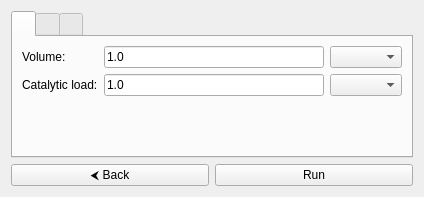
<?xml version="1.0" encoding="UTF-8"?>
<ui version="4.0">
    <class>BatchInputPage</class>
        <widget class="QWidget" name="BatchInputPage">
            <layout class="QVBoxLayout" name="verticalLevel1Layout">
                <item>
                    <widget class="QTabWidget" name="tabWidget">
                        <!-- Tab 1 -->
                        <widget class="QWidget" name="optionsTab">
                            <layout class="QGridLayout" name="optionsLayout">
                                <!-- Row 0-->
                                <item row="0" column="0">
                                    <widget class="QLabel" name="volumeLabel">
                                        <property name="text">
                                            <string>Volume:</string>
                                        </property>
                                    </widget>
                                </item>
                                <item row="0" column="1">
                                    <widget class="QLineEdit" name="volumeEditLine">
                                        <property name="text">
                                            <string>1.0</string>
                                        </property>
                                    </widget>
                                </item>
                                <item row="0" column="2">
                                    <widget class="QComboBox" name="volumeComboBox">
                                    </widget>
                                </item>

                                <!-- Row 1-->
                                <item row="1" column="0">
                                    <widget class="QLabel" name="alfaLabel">
                                        <property name="text">
                                            <string>Catalytic load:</string>
                                        </property>
                                    </widget>
                                </item>
                                <item row="1" column="1">
                                    <widget class="QLineEdit" name="alfaEditLine">
                                        <property name="text">
                                            <string>1.0</string>
                                        </property>
                                    </widget>
                                </item>
                                <item row="1" column="2">
                                    <widget class="QComboBox" name="alfaComboBox">
                                    </widget>
                                </item>

                                <!-- Row 2-->
                                <item row="2" column="0" colspan="3">
                                    <widget class="QLabel" name="dummyLabel">
                                        <property name="text">
                                            <string> </string>
                                        </property>
                                    </widget>
                                </item>

                                <!-- Row 3-->
                                <item row="3" column="0" colspan="3">
                                    <widget class="QLabel" name="dummyLabel">
                                        <property name="text">
                                            <string> </string>
                                        </property>
                                    </widget>
                                </item>

                            </layout>
                        </widget>
                        <!-- Tab 2 -->
                        <widget class="QWidget" name="propertiesTab">
                            <layout class="QGridLayout" name="propertiesLayout">
                                <!-- Row 0 -->
                                <item row="0" column="0" colspan="3">
                                    <widget class="QPushButton" name="udkButton">
                                        <property name="text">
                                            <string>Load ASALI udk</string>
                                        </property>
                                        <property name="toolTip">
                                            <string>Load ASALI user defined kinetic model</string>
                                        </property>
                                    </widget>
                                </item>

                                <!-- Row 1-->
                                <item row="1" column="0">
                                    <widget class="QLabel" name="energyLabel">
                                        <property name="text">
                                            <string>Energy balance</string>
                                        </property>
                                    </widget>
                                </item>
                                <item row="1" column="1" colspan="2">
                                    <widget class="QCheckBox" name="energyCheckBox">
                                        <property name="toolTip">
                                            <string>Enable/Disable energy balance</string>
                                        </property>
                                    </widget>
                                </item>

                                <!-- Row 2-->
                                <item row="2" column="0">
                                    <widget class="QLabel" name="tmaxLabel">
                                        <property name="text">
                                            <string>Integration time:</string>
                                        </property>
                                    </widget>
                                </item>
                                <item row="2" column="1">
                                    <widget class="QLineEdit" name="tmaxEditLine">
                                        <property name="text">
                                            <string>1.0</string>
                                        </property>
                                    </widget>
                                </item>
                                <item row="2" column="2">
                                    <widget class="QComboBox" name="tmaxComboBox">
                                    </widget>
                                </item>

                                <!-- Row 3-->
                                <item row="3" column="0">
                                    <widget class="QLabel" name="tstepLabel">
                                        <property name="text">
                                            <string>Integration time step:</string>
                                        </property>
                                    </widget>
                                </item>
                                <item row="3" column="1">
                                    <widget class="QLineEdit" name="tstepEditLine">
                                        <property name="text">
                                            <string>1.0</string>
                                        </property>
                                    </widget>
                                </item>
                                <item row="3" column="2">
                                    <widget class="QComboBox" name="tstepComboBox">
                                    </widget>
                                </item>
                            </layout>
                        </widget>
                        <!-- Tab 3 -->
                        <widget class="QWidget" name="coverageTab">
                            <layout class="QGridLayout" name="coverageLayout">
                                <!-- Row 0 -->
                                <item row="0" column="0">
                                    <layout class="QHBoxLayout" name="horizontalSpecieLayout">
                                        <item>
                                            <widget class="QPushButton" name="addCoverageButton">
                                                <property name="text">
                                                    <string>&#x2B;</string>
                                                </property>
                                                <property name="toolTip">
                                                    <string>Add coverage for input</string>
                                                </property>
                                            </widget>
                                        </item>
                                        <item>
                                            <widget class="QPushButton" name="removeCoverageButton">
                                                <property name="text">
                                                    <string>&#x2D;</string>
                                                </property>
                                                <property name="toolTip">
                                                    <string>Remove coverage for input</string>
                                                </property>
                                            </widget>
                                        </item>
                                    </layout>
                                </item>
                                <item row="0" column="1">
                                    <widget class="QLabel" name="formulaLabel">
                                        <property name="text">
                                            <string>Chemical formula</string>
                                        </property>
                                    </widget>
                                </item>
                                <item row="0" column="2">
                                    <widget class="QLabel" name="compositionLabel">
                                        <property name="text">
                                            <string>Composition</string>
                                        </property>
                                    </widget>
                                </item>
                                
                                
                                <!-- Row 1-->
                                <item row="1" column="0">
                                    <widget class="QLabel">
                                        <property name="text">
                                            <string>Coverage #0</string>
                                        </property>
                                    </widget>
                                </item>
                                <item row="1" column="1">
                                    <widget class="QComboBox" name="nc0">
                                    </widget>
                                </item>
                                <item row="1" column="2">
                                    <widget class="QLineEdit" name="z0">
                                        <property name="text">
                                            <string>0.0</string>
                                        </property>
                                    </widget>
                                </item>

                                <!-- Row 2-->
                                <item row="2" column="0" colspan="3">
                                    <widget class="QLabel" name="dummyLabel">
                                        <property name="text">
                                            <string> </string>
                                        </property>
                                    </widget>
                                </item>

                                <!-- Row 3-->
                                <item row="3" column="0" colspan="3">
                                    <widget class="QLabel" name="dummyLabel">
                                        <property name="text">
                                            <string> </string>
                                        </property>
                                    </widget>
                                </item>

                            </layout>
                        </widget>
                    </widget>
                </item>
                <item>
                    <layout class="QHBoxLayout" name="buttonsLayout">
                        <item>
                            <widget class="QPushButton" name="backButton">
                                <property name="text">
                                    <string>&#x2B9C; Back</string>
                                </property>
                                <property name="toolTip">
                                    <string>Go back to calculation input page</string>
                                </property>
                            </widget>
                        </item>
                        <item>
                            <widget class="QPushButton" name="runButton">
                                <property name="text">
                                    <string>Run</string>
                                </property>
                                <property name="toolTip">
                                    <string>Run the reactor model</string>
                                </property>
                            </widget>
                        </item>
                    </layout>
                </item>
            </layout>
        </widget>
</ui>
